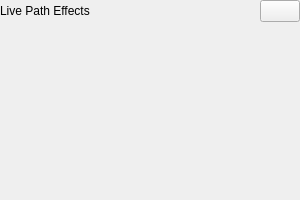
<?xml version="1.0" encoding="UTF-8"?>
<ui version="4.0">
 <class>LpeWidget</class>
 <widget class="QWidget" name="LpeWidget">
  <property name="geometry">
   <rect>
    <x>0</x>
    <y>0</y>
    <width>300</width>
    <height>200</height>
   </rect>
  </property>
  <layout class="QGridLayout" name="gridLayout" columnstretch="1,1,0">
   <property name="leftMargin">
    <number>0</number>
   </property>
   <property name="topMargin">
    <number>0</number>
   </property>
   <property name="rightMargin">
    <number>0</number>
   </property>
   <property name="bottomMargin">
    <number>0</number>
   </property>
   <property name="spacing">
    <number>4</number>
   </property>
   <item row="0" column="0" colspan="2">
    <widget class="QLabel" name="headerLabel">
     <property name="text">
      <string>Live Path Effects</string>
     </property>
     <!-- <property name="buddy">
      <cstring>addButton</cstring>
     </property> -->
     <property name="class" stdset="0">
      <string>panel-heading</string>
     </property>
    </widget>
   </item>
   <item row="0" column="2">
    <widget class="QPushButton" name="addButton">
     <property name="text">
      <string></string>
     </property>
     <property name="icon">
      <iconset>
       <normaloff>:/icons/plus</normaloff>
      </iconset>
     </property>
     <property name="toolTip">
      <string>Add a new live path effect</string>
     </property>
    </widget>
   </item>
   <item row="1" column="0" colspan="3">
    <!-- <widget class="QScrollArea" name="scrollArea">
     <property name="widgetResizable">
      <bool>true</bool>
     </property>
     <property name="frameShape">
      <enum>QFrame::NoFrame</enum>
     </property> -->
     <widget class="QWidget" name="listContainer">
      <layout class="QVBoxLayout" name="listLayout">
       <property name="leftMargin">
        <number>0</number>
       </property>
       <property name="topMargin">
        <number>0</number>
       </property>
       <property name="rightMargin">
        <number>0</number>
       </property>
       <property name="bottomMargin">
        <number>0</number>
       </property>
       <property name="spacing">
        <number>2</number>
       </property>
      </layout>
     </widget>
    <!-- </widget> -->
   </item>
  </layout>
 </widget>
 <resources/>
 <connections/>
</ui>
